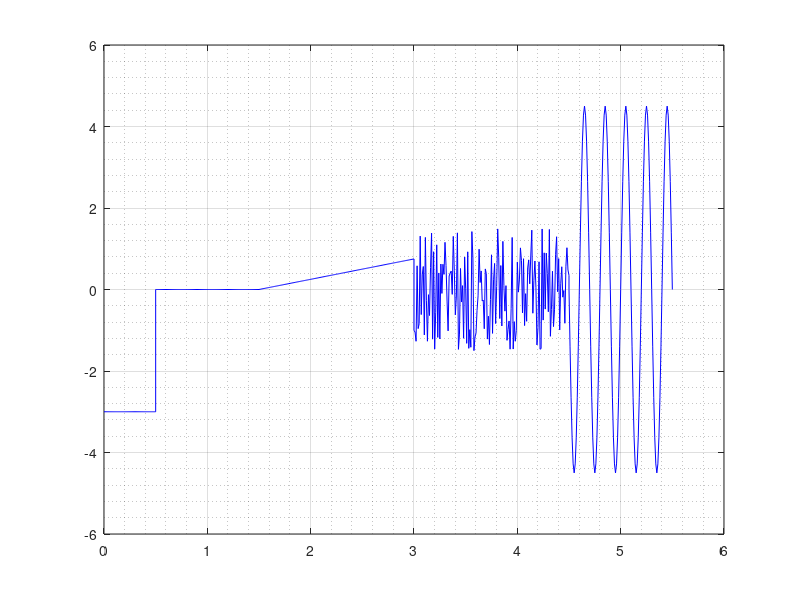

MATLAB code to generate this figure:
%% sinusoida
t_sin = 4.5:0.01:5.5;
A0 = 0; A = 4.5; T = (1.5-1)/2.5; f = 1/T; delay = 1;
y_sin = A0 + A*sin(2*pi*f*(t_sin - delay));
%plot(t_sin, y_sin)

%% lineari mainigs signals
t_saw = 1.5:0.01:3;
%yA = 2.5; yB = -2.5; tA = 6.5; tB = 8;
%k = (yA-yB)/(tA-tB);
k = (0-(-0.75))/(3-1.5);
delay = 1.5;
y_saw = k*(t_saw - delay);
%plot(t_saw, y_saw)
%% konstante
t_const = 0:0.01:0.5;
y_const = -3*ones(size(t_const));
%plot(t_const,y_const);

%% nulles signals
t_zero = 0.5:0.01:1.5;
y_zero = 0*ones(size(t_zero));
%plot(t_zero, y_zero);

%% troksna signals / baltais troksnis
t_noise = 3:0.01:4.5;
y_noise =3*rand(size(t_noise))-1.5;
%plot(t_noise, y_noise);

%% vektoru apvienosana
t = [t_const,t_zero,t_saw,t_noise,t_sin];
y = [y_const,y_zero,y_saw,y_noise,y_sin];
plot(t,y,'b')
grid on
grid minor
%% secinajums:
% Es iemacijos konstruet dazada veida grafikus,
% savienot tos viena linija. Sapratu katras linijas
% pamatbutibas, tie ir loti butiskie un lidzigie
% elementaras matematikas butibam. Pievienoju tiklu
% lai darbs izskatijas akurati un skaidri.